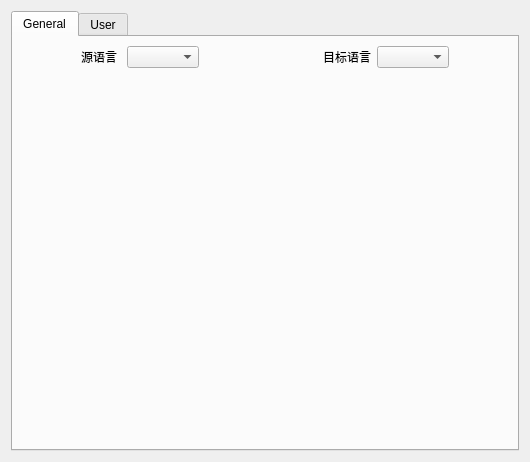
<?xml version="1.0" encoding="UTF-8"?>
<ui version="4.0">
 <class>Preference</class>
 <widget class="QWidget" name="Preference">
  <property name="geometry">
   <rect>
    <x>0</x>
    <y>0</y>
    <width>530</width>
    <height>462</height>
   </rect>
  </property>
  <property name="windowTitle">
   <string>Preference</string>
  </property>
  <layout class="QHBoxLayout" name="horizontalLayout">
   <item>
    <widget class="QTabWidget" name="tabWidget">
     <property name="currentIndex">
      <number>0</number>
     </property>
     <widget class="QWidget" name="tab1">
      <attribute name="title">
       <string>General</string>
      </attribute>
      <layout class="QVBoxLayout" name="verticalLayout">
       <item>
        <layout class="QHBoxLayout" name="horizontalLayout_4" stretch="1,2,1,1,2,1">
         <item>
          <spacer name="horizontalSpacer">
           <property name="orientation">
            <enum>Qt::Horizontal</enum>
           </property>
           <property name="sizeHint" stdset="0">
            <size>
             <width>40</width>
             <height>20</height>
            </size>
           </property>
          </spacer>
         </item>
         <item>
          <layout class="QHBoxLayout" name="horizontalLayout_2">
           <item>
            <widget class="QLabel" name="label">
             <property name="text">
              <string>源语言</string>
             </property>
            </widget>
           </item>
           <item>
            <widget class="QComboBox" name="com_src"/>
           </item>
          </layout>
         </item>
         <item>
          <spacer name="horizontalSpacer_4">
           <property name="orientation">
            <enum>Qt::Horizontal</enum>
           </property>
           <property name="sizeHint" stdset="0">
            <size>
             <width>40</width>
             <height>20</height>
            </size>
           </property>
          </spacer>
         </item>
         <item>
          <spacer name="horizontalSpacer_2">
           <property name="orientation">
            <enum>Qt::Horizontal</enum>
           </property>
           <property name="sizeHint" stdset="0">
            <size>
             <width>40</width>
             <height>20</height>
            </size>
           </property>
          </spacer>
         </item>
         <item>
          <layout class="QHBoxLayout" name="horizontalLayout_3">
           <item>
            <widget class="QLabel" name="label_2">
             <property name="text">
              <string>目标语言</string>
             </property>
            </widget>
           </item>
           <item>
            <widget class="QComboBox" name="com_target"/>
           </item>
          </layout>
         </item>
         <item>
          <spacer name="horizontalSpacer_3">
           <property name="orientation">
            <enum>Qt::Horizontal</enum>
           </property>
           <property name="sizeHint" stdset="0">
            <size>
             <width>40</width>
             <height>20</height>
            </size>
           </property>
          </spacer>
         </item>
        </layout>
       </item>
       <item>
        <spacer name="verticalSpacer">
         <property name="orientation">
          <enum>Qt::Vertical</enum>
         </property>
         <property name="sizeHint" stdset="0">
          <size>
           <width>20</width>
           <height>365</height>
          </size>
         </property>
        </spacer>
       </item>
      </layout>
     </widget>
     <widget class="QWidget" name="tab2">
      <attribute name="title">
       <string>User</string>
      </attribute>
     </widget>
    </widget>
   </item>
  </layout>
 </widget>
 <resources/>
 <connections/>
</ui>
